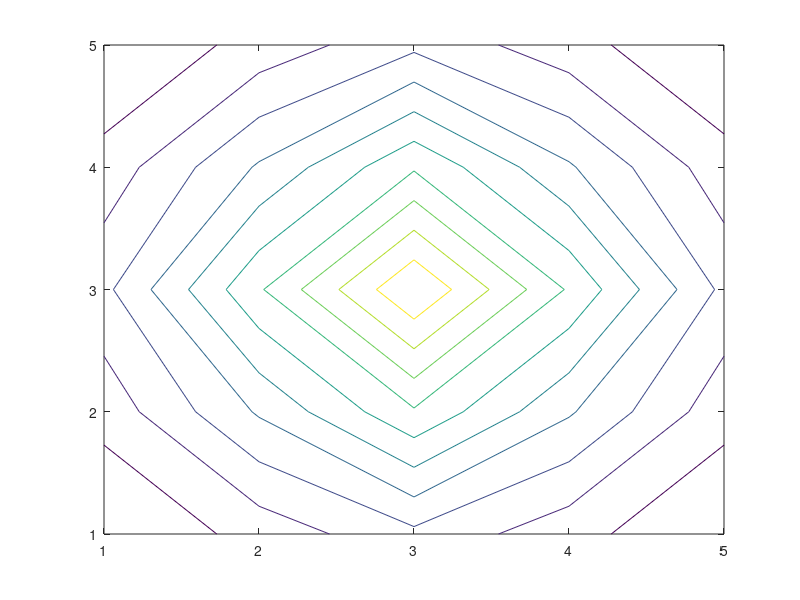

Source code (MATLAB):
#contour chart from video tutorial
#function returns z matrix
function z = _contourChart()
  #declare an x matrix
  x = [1 2 3 2 1];
  #create another matrix, y, equal to x
  y = x;
  #create a matrix z, that is the transpose of x multiplied by y
  z= x' * y;
  #print a contour chart
  contour(z);
  #set the axis to be between 1 and 5 on both axis.
  axis([1 5 1 5]);
  endfunction;

